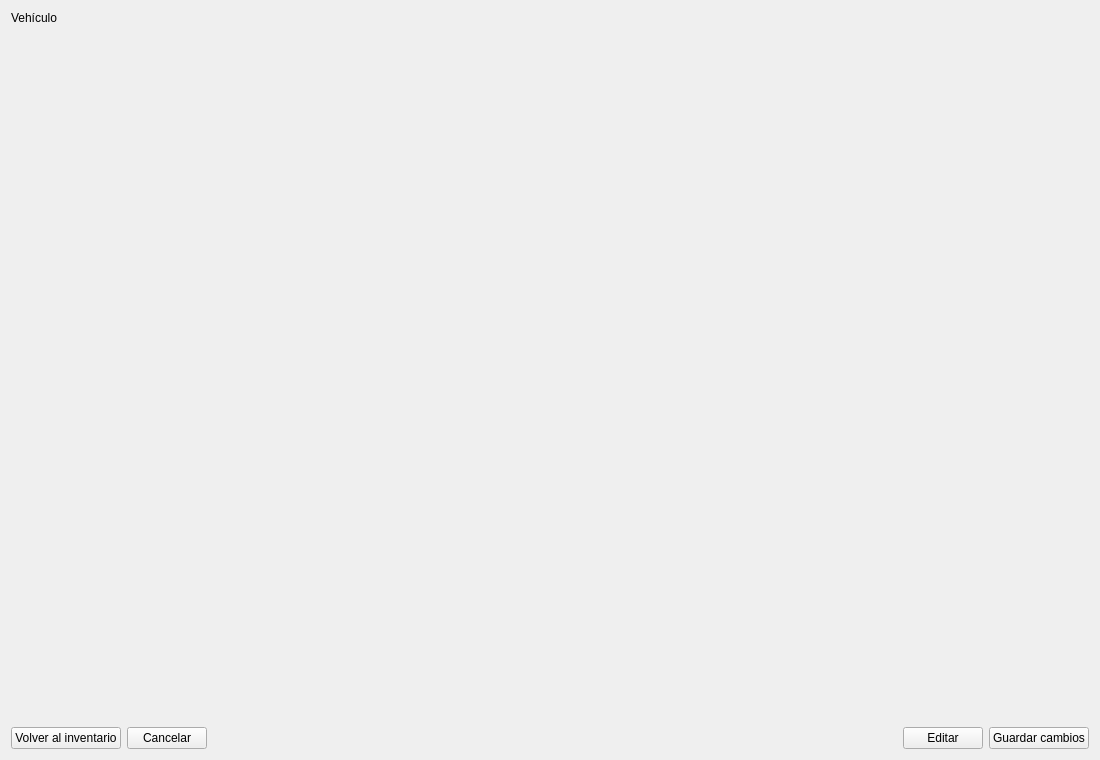
<?xml version="1.0" encoding="UTF-8"?>
<ui version="4.0">
 <class>VehicleRecordView</class>
 <widget class="QWidget" name="VehicleRecordView">
  <property name="geometry">
   <rect>
    <x>0</x>
    <y>0</y>
    <width>1100</width>
    <height>760</height>
   </rect>
  </property>
  <layout class="QVBoxLayout" name="mainLayout" stretch="0,0,1,0,0,0">
   <item>
    <widget class="QLabel" name="titleLabel">
     <property name="text">
      <string>Vehículo</string>
     </property>
     <property name="class" stdset="0">
      <string notr="true">h1</string>
     </property>
    </widget>
   </item>
   <item>
    <widget class="WizardStepper" name="stepper" native="true">
     <property name="steps" stdset="0">
      <stringlist notr="true">
       <string>Detalles</string>
       <string>Condición</string>
       <string>Archivos</string>
      </stringlist>
     </property>
    </widget>
   </item>
   <item>
    <widget class="QStackedWidget" name="stepStack">
     <property name="currentIndex">
      <number>0</number>
     </property>
     <widget class="QScrollArea" name="detailsScrollArea">
      <property name="frameShape">
       <enum>QFrame::Shape::NoFrame</enum>
      </property>
      <property name="widgetResizable">
       <bool>true</bool>
      </property>
      <widget class="VehicleDetailsView" name="detailsPage">
       <property name="geometry">
        <rect>
         <x>0</x>
         <y>0</y>
         <width>100</width>
         <height>30</height>
        </rect>
       </property>
      </widget>
     </widget>
     <widget class="QScrollArea" name="conditionsScrollArea">
      <property name="frameShape">
       <enum>QFrame::Shape::NoFrame</enum>
      </property>
      <property name="widgetResizable">
       <bool>true</bool>
      </property>
      <widget class="VehicleConditionsView" name="conditionsPage">
       <property name="geometry">
        <rect>
         <x>0</x>
         <y>0</y>
         <width>100</width>
         <height>30</height>
        </rect>
       </property>
      </widget>
     </widget>
     <widget class="QScrollArea" name="filesScrollArea">
      <property name="frameShape">
       <enum>QFrame::Shape::NoFrame</enum>
      </property>
      <property name="widgetResizable">
       <bool>true</bool>
      </property>
      <widget class="VehicleFilesView" name="filesPage">
       <property name="geometry">
        <rect>
         <x>0</x>
         <y>0</y>
         <width>100</width>
         <height>30</height>
        </rect>
       </property>
      </widget>
     </widget>
    </widget>
   </item>
   <item>
    <widget class="QLabel" name="errorLabel">
     <property name="textFormat">
      <enum>Qt::TextFormat::PlainText</enum>
     </property>
     <property name="wordWrap">
      <bool>true</bool>
     </property>
     <property name="class" stdset="0">
      <string notr="true">error-text</string>
     </property>
    </widget>
   </item>
   <item>
    <widget class="QLabel" name="noticeLabel">
     <property name="textFormat">
      <enum>Qt::TextFormat::PlainText</enum>
     </property>
     <property name="wordWrap">
      <bool>true</bool>
     </property>
     <property name="class" stdset="0">
      <string notr="true">form-label</string>
     </property>
    </widget>
   </item>
   <item>
    <layout class="QHBoxLayout" name="buttonsLayout">
     <item>
      <widget class="QPushButton" name="backButton">
       <property name="text">
        <string>Volver al inventario</string>
       </property>
       <property name="class" stdset="0">
        <string notr="true">secondary</string>
       </property>
      </widget>
     </item>
     <item>
      <widget class="QPushButton" name="cancelEditButton">
       <property name="text">
        <string>Cancelar</string>
       </property>
       <property name="class" stdset="0">
        <string notr="true">secondary</string>
       </property>
      </widget>
     </item>
     <item>
      <spacer name="buttonsSpacer">
       <property name="orientation">
        <enum>Qt::Orientation::Horizontal</enum>
       </property>
       <property name="sizeHint" stdset="0">
        <size>
         <width>0</width>
         <height>0</height>
        </size>
       </property>
      </spacer>
     </item>
     <item>
      <widget class="QPushButton" name="editButton">
       <property name="text">
        <string>Editar</string>
       </property>
       <property name="class" stdset="0">
        <string notr="true">primary</string>
       </property>
      </widget>
     </item>
     <item>
      <widget class="QPushButton" name="saveButton">
       <property name="text">
        <string>Guardar cambios</string>
       </property>
       <property name="icon">
        <iconset resource="../../../../resources/Resources.qrc">
         <normaloff>:/icons/save.png</normaloff>:/icons/save.png</iconset>
       </property>
       <property name="iconSize">
        <size>
         <width>12</width>
         <height>12</height>
        </size>
       </property>
       <property name="class" stdset="0">
        <string notr="true">primary</string>
       </property>
      </widget>
     </item>
    </layout>
   </item>
  </layout>
 </widget>
 <customwidgets>
  <customwidget>
   <class>WizardStepper</class>
   <extends>QWidget</extends>
   <header>presentation/common/components/wizardstepper.h</header>
  </customwidget>
  <customwidget>
   <class>VehicleDetailsView</class>
   <extends>QWidget</extends>
   <header>presentation/inventory/registration/steps/details/vehicledetailsview.h</header>
  </customwidget>
  <customwidget>
   <class>VehicleConditionsView</class>
   <extends>QWidget</extends>
   <header>presentation/inventory/registration/steps/conditions/vehicleconditionsview.h</header>
  </customwidget>
  <customwidget>
   <class>VehicleFilesView</class>
   <extends>QWidget</extends>
   <header>presentation/inventory/registration/steps/files/vehiclefilesview.h</header>
  </customwidget>
 </customwidgets>
 <resources>
  <include location="../../../../resources/Resources.qrc"/>
 </resources>
 <connections/>
</ui>
